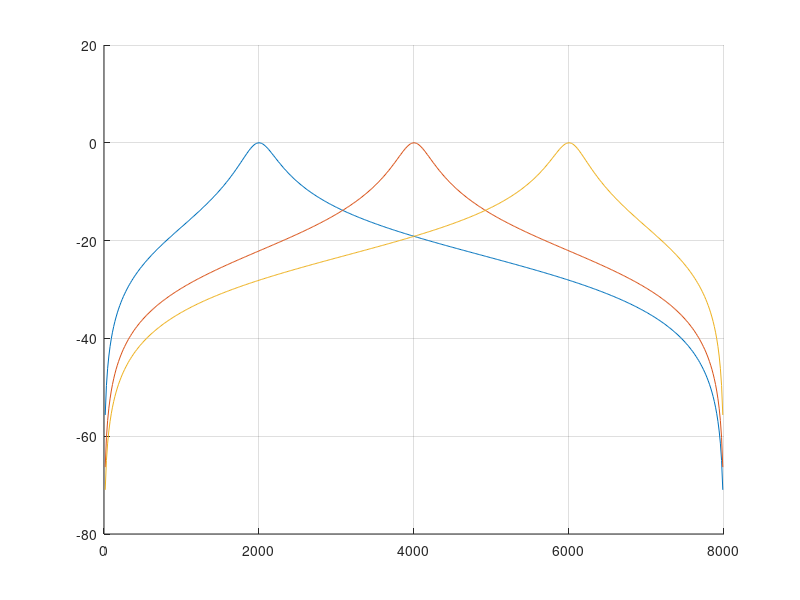

Reproduce this figure in MATLAB. (Note: this script raises an error after producing the figure.)
Kb = 0.07295965727;
Kf = 0.7071067812;
b0 = Kb;
b2 = [1 0 -1]; 
a2 = [1 -2*Kf*(1-Kb) 1-2*Kb];

b = b0*b2;
a = a2;
[h0,w0] =freqz(b,a,512,16000);

Kf = 0;
b0 = Kb;
b2 = [1 0 -1]; 
a2 = [1 -2*Kf*(1-Kb) 1-2*Kb];
b = b0*b2;
a = a2;
[h1,w1] = freqz(b,a,512,16000);

Kf = -0.7071067812;
b0 = Kb;
b2 = [1 0 -1]; 
a2 = [1 -2*Kf*(1-Kb) 1-2*Kb];
b = b0*b2;
a = a2;
[h2,w2] = freqz(b,a,512,16000);

figure(1)
hold on
plot(w0,20*log10(abs(h0)))
plot(w1,20*log10(abs(h1)))
plot(w2,20*log10(abs(h2)))

ax = gca;
grid on;
ax.YLim = [-30 1];
ax.XLim = [0 8000];
ax.XTick = 0:500:8000;
xlabel('Frequência')
ylabel('Magnitude (dB)')
lh = legend("fo=2000","fo=4000","fo=6000");
title("Resposta em Magnitude do filtro IIR de segunda ordem")

figure(2)
hold on
grid on
plot(w0,(angle(h0)))
plot(w1,(angle(h1)))
plot(w2,(angle(h2)))



ax = gca;
grid on;
ax.YLim = [-2 2];
ax.XLim = [0 8000];
ax.XTick = 0:500:8000;
xlabel('Frequência')
ylabel('fase (rad)')
lh = legend("fo=2000","fo=4000","fo=6000");
title("Resposta em fase do filtro IIR de segunda ordem")











Kb1 = 0.07295965727;
Kf1 = 1;
bb1 = Kb1;
bb2 = [1 0 -1]; 
aa1 = [1 -2*Kf1*(1-Kb1) 1-2*Kb1];

bb = bb1*bb2;
aa = aa1;

[h0,w0] =freqz(bb,aa,512,16000);


figure(3)
hold on
plot(w0,20*log10(abs(h0)))
plot(w0,(angle(h0)))

ax = gca;
grid on;
ax.YLim = [-30 1];
ax.XLim = [0 8000];
ax.XTick = 0:500:8000;
xlabel('Frequência')
ylabel('Magnitude (dB)')
lh = legend("magnitude", "fase");
title("Resposta em fase do filtro IIR de segunda ordem fo = 0")













Kb1 = 0.07295965727;
Kf1 = -1;
bb1 = Kb1;
bb2 = [1 0 -1]; 
aa1 = [1 -2*Kf1*(1-Kb1) 1-2*Kb1];

bb = bb1*bb2;
aa = aa1;

[h0,w0] =freqz(bb,aa,512,16000);


figure(4)
hold on
plot(w0,20*log10(abs(h0)))
plot(w0,(angle(h0)))

ax = gca;
grid on;
ax.YLim = [-30 4];
ax.XLim = [0 8000];
ax.XTick = 0:500:8000;
xlabel('Frequência')
ylabel('Magnitude (dB)')
lh = legend("magnitude", "fase");
title("Resposta em fase do filtro IIR de segunda ordem fo = fs/2")


